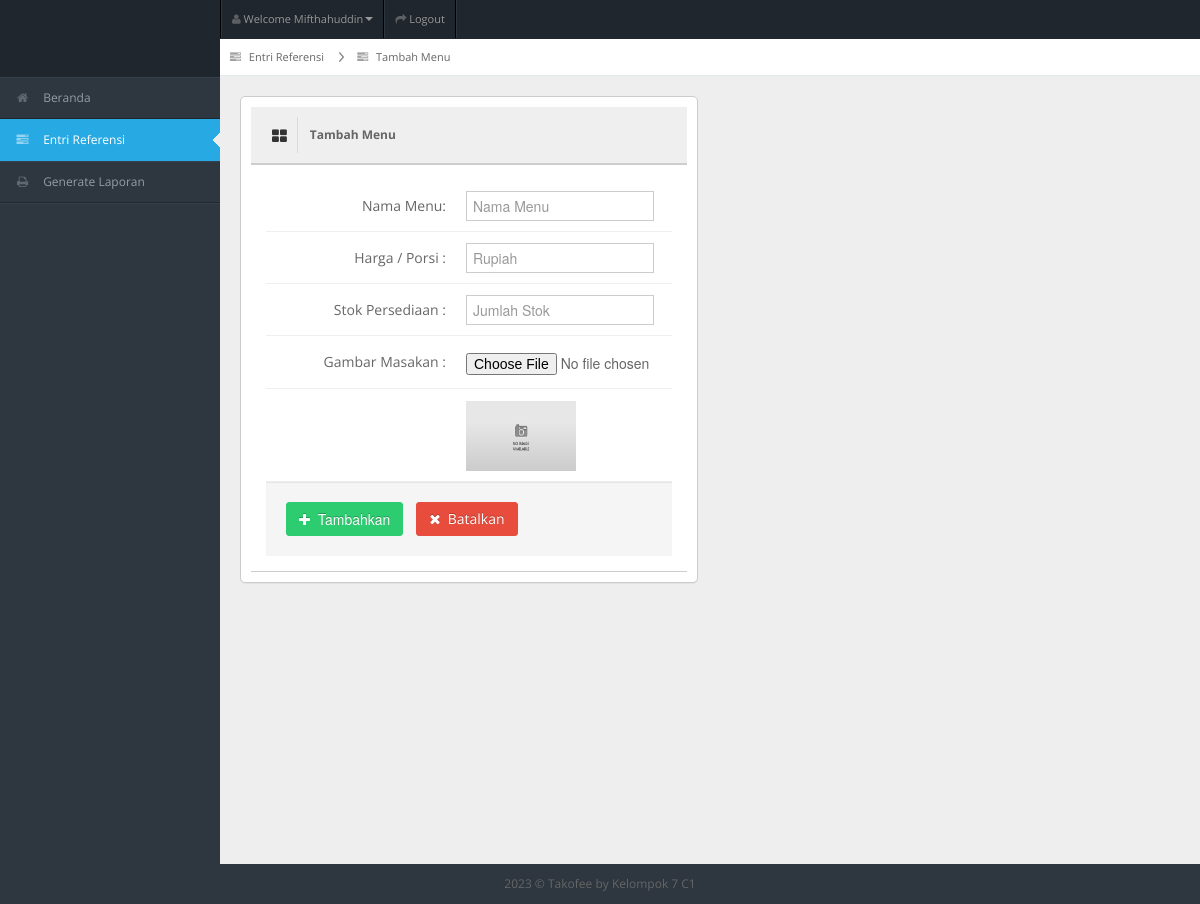
The app's page /tambah_menu.php (signed in), older data.
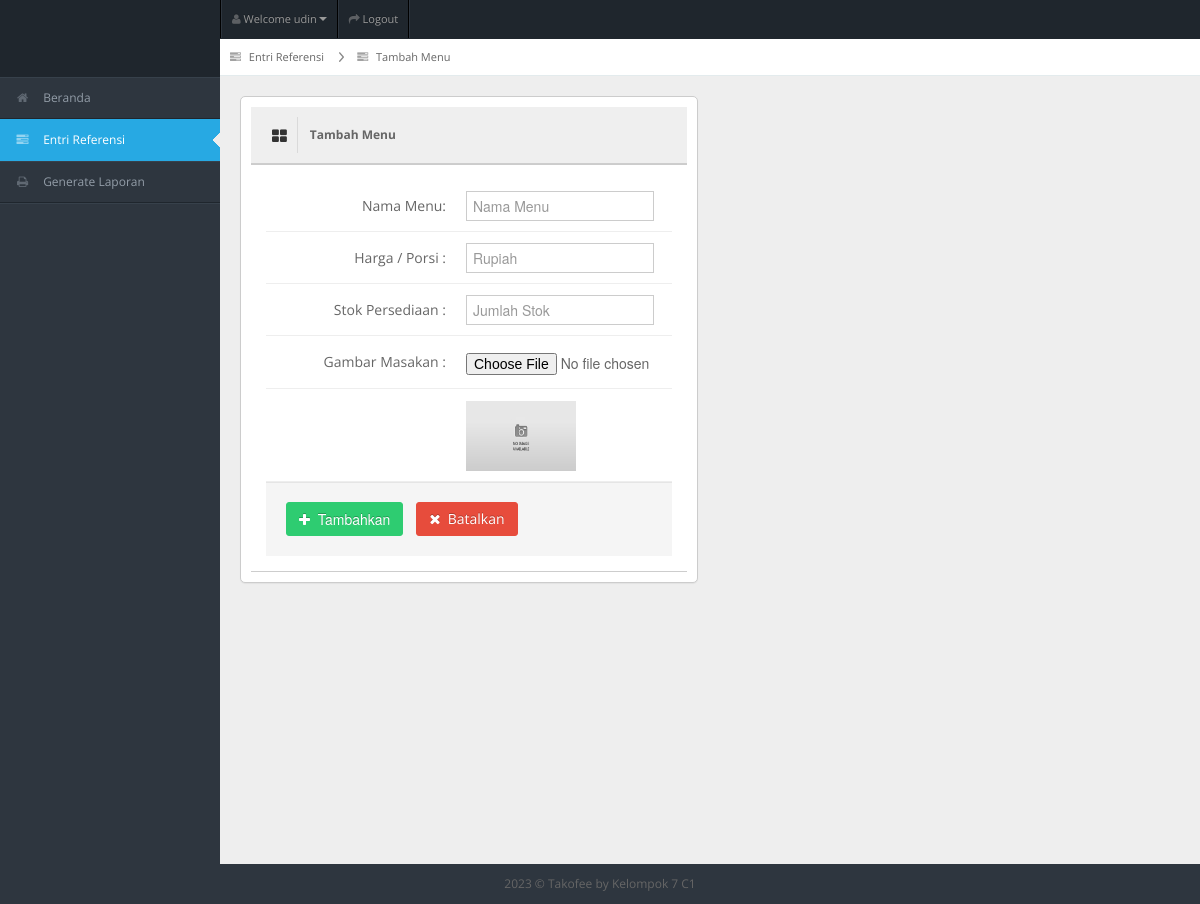
The same page, newer data.
### tables this page shows
CREATE TABLE `tb_user` (
  `id_user` int(11) NOT NULL,
  `username` varchar(150) NOT NULL,
  `password` varchar(150) NOT NULL,
  `nama_user` varchar(150) NOT NULL,
  `id_level` int(11) NOT NULL,
  `status` varchar(150) NOT NULL
);

### tambah_menu.php (the view, shortened to what the changed rows need)
<!DOCTYPE html>
<?php
include "connection/koneksi.php";
$id = $_SESSION['id_user'];
if (isset($_SESSION['username'])) {
  $query = "select * from tb_user natural join tb_level where id_user = $id";
  mysqli_query($conn, $query);
  $sql = mysqli_query($conn, $query);
  $nama_masakan = "";
  $harga = "";
  $stok = "";
  $gambar_masakan = "no_image.png";
  while ($r = mysqli_fetch_array($sql)) {
?>
    <html lang="en">
    <head>
      <link rel="stylesheet" href="template/dashboard/css/bootstrap.min.css" />
      <link rel="stylesheet" href="template/dashboard/css/bootstrap-responsive.min.css" />
      <link rel="stylesheet" href="template/dashboard/css/fullcalendar.css" />
      <link rel="stylesheet" href="template/dashboard/css/matrix-style.css" />
      <link rel="stylesheet" href="template/dashboard/css/matrix-media.css" />
      <link href="template/dashboard/font-awesome/css/font-awesome.css" rel="stylesheet" />
      <link rel="stylesheet" href="template/dashboard/css/jquery.gritter.css" />
    </head>
    <body>
      <div id="header">
        <h1><a href="entri_referensi.php">Entri Referensi</a></h1>
      </div>
      <div id="user-nav" class="navbar navbar-inverse">
        <ul class="nav">
          <li class="dropdown" id="profile-messages"><a title="" href="#" data-toggle="dropdown" data-target="#profile-messages" class="dropdown-toggle"><i class="icon icon-user"></i> <span class="text">Welcome <?php echo $r['nama_user']; ?></span><b class="caret"></b></a>
          </li>
          <li class=""><a title="" href="logout.php"><i class="icon icon-share-alt"></i> <span class="text">Logout</span></a></li>
        </ul>
      </div>
      <div id="sidebar">
        <ul>
          <li><a href="beranda.php"><i class="icon icon-home"></i> <span>Beranda</span></a> </li>
          <li class="active"> <a href="entri_referensi.php"><i class="icon icon-tasks"></i> <span>Entri Referensi</span></a> </li>
          <li> <a href="generate_laporan.php"><i class="icon icon-print"></i> <span>Generate Laporan</span></a> </li>
        </ul>
      </div>
      <div id="content">
        <div id="content-header">
          <div id="breadcrumb">
            <a href="entri_referensi.php" title="Entri Referensi" class="tip-bottom">
              <i class="icon icon-tasks"></i>
              Entri Referensi
            </a>
            <?php
            if (isset($_SESSION['edit_menu'])) {
            ?>
              <a href="tambah_menu.php" title="Tambah Menu" class="tip-bottom">
                <i class="icon icon-tasks"></i>
                Ubah Detail Menu
              </a>
            <?php
            } else {
            ?>
              <a href="tambah_menu.php" title="Tambah Menu" class="tip-bottom">
                <i class="icon icon-tasks"></i>
                Tambah Menu
              </a>
            <?php
            }
            ?>
          </div>
        </div>
        <div class="container-fluid">
          <div class="row-fluid">
            <?php
            if ($r['id_level'] == 1) {
            ?>
              <div class="widget-box span6">
                <div class="widget-title bg_lg"><span class="icon"><i class="icon-th-large"></i></span>
                  <h5>Tambah Menu</h5>
                </div>
                <div class="widget-content">
                  <form action="" method="post" class="form-horizontal" accept-charset="UTF-8" enctype="multipart/form-data">
                    <div class="control-group">
                      <label class="control-label">Nama Menu:</label>
                      <div class="controls">
                      <?php
                          if (isset($_SESSION['edit_menu'])) {
                            ?>
                            <input name="" type="text" value="<?php echo $nama_masakan; ?>" class="span11" placeholder="Nama Masakan" disabled="" />
                            <input name="nama_masakan" type="hidden" value="<?php echo $nama_masakan; ?>" class="span11" placeholder="Nama Masakan" />
                            <?php
                          } else {
                            ?>
                            <input name="nama_masakan" type="text" value="" class="span11" placeholder="Nama Menu" maxlength="20" oninput="validasiInput(this)"autocomplete="off" required>
                            <?php
                          }
                          ?>
                      </div>
                    </div>
                    <div class="control-group">
                      <label class="control-label">Harga / Porsi :</label>
                      <div class="controls">
                        <input name="harga" type="text" value="<?php echo $harga; ?>" class="span11" pattern="[0-9]*" autocomplete="off" placeholder="Rupiah" />
                      </div>
                    </div>
                    <div class="control-group">
                      <label class="control-label">Stok Persediaan :</label>
                      <div class="controls">
                        <input name="stok" value="<?php echo $stok; ?>" type="number" min="1" class="span11" placeholder="Jumlah Stok" />
                      </div>
                    </div>
                    <div class="control-group">
                      <label class="control-label">Gambar Masakan :</label>
                      <div class="control-group">
                        <div class="controls">
                          <input class="span11" value="" name="gambar" type="file" accept="image/*" onchange="preview(this,'previewne')" />
                        </div>
                      </div>
                    </div>
                    <div class="control-group">
                      <label class="control-label"></label>
                      <div class="control-group">
                        <div class="controls">
                          <img src="gambar/<?php echo $gambar_masakan; ?>" id="previewne" class="rounded border p-1" style="width:110px; height:70px;">
                        </div>
                      </div>
                    </div>
                    <div class="form-actions">
                    <?php
                      if (isset($_SESSION['edit_menu'])) {
                    ?>
                      <button type="submit" name="ubah_menu" class="btn btn-info"><i class='icon icon-save'></i>&nbsp; Simpan Perubahan</button>
                    <?php
                      } else {
                    ?>
                      <button type="submit" name="tambah_menu" class="btn btn-success"><i class='icon icon-plus'></i>&nbsp; Tambahkan</button>
                    <?php
                      }
                    ?>
                    <a href="entri_referensi.php" name="batal" class="btn btn-danger"><i class='icon icon-remove'></i>&nbsp; Batalkan</a>
                  </div>
                  </form>
                </div>
              </div>
            <?php
            }
            ?>
          </div>
        </div>
      </div>
      <div class="row-fluid">
        <div id="footer" class="span12"> <?php echo date('Y'); ?> &copy; Takofee <a href="#">by Kelompok 7 C1</a> </div>
      </div>
    </body>
    </html>
<?php
  }
} else {
  header('location: logout.php');
}
?>

Row changes from the older to the newer data that the page shows:
changed tb_user: nama_user "Mifthahuddin" → "udin"
